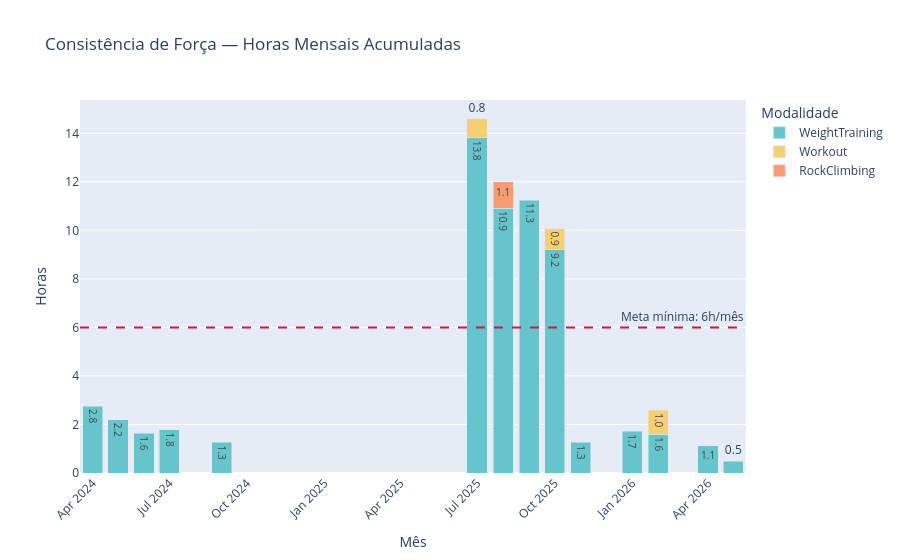

The code cell stored with this chart in its notebook:
### Markdown cell above
---
## 🏋️ Pilar 5 — Consistência de Força (Academia / WeightTraining)
> Na musculação não há GPS. A métrica é o **tempo acumulado mensal**. A linha de meta (6h/mês ≈ 3 sessões de 2h) serve como referência de consistência mínima de treino de força para atletas de endurance — abaixo disso há risco de perda muscular.

### Code cell
FORCE_TYPES  = ['WeightTraining', 'Workout', 'Crossfit', 'Yoga', 'Pilates', 'RockClimbing']
META_HORAS   = 6    # meta mensal mínima de horas de força

df_force = df[df['sport_type'].isin(FORCE_TYPES)].copy()

if df_force.empty:
    print('⚠️  Nenhuma atividade de força encontrada.')
else:
    print(f'💪 {len(df_force)} sessões | {df_force["sport_type"].value_counts().to_dict()}')
    print(f'   Total acumulado: {df_force["duration_h"].sum():.1f}h')

    force_m = (
        df_force.groupby(['month_str', 'sport_type'])
        .agg(horas=('duration_h','sum'), sessoes=('id','count'))
        .reset_index()
    )

    # Barras empilhadas: horas mensais por tipo de força
    fig = px.bar(
        force_m, x='month_str', y='horas', color='sport_type', barmode='stack',
        title='Consistência de Força — Horas Mensais Acumuladas',
        labels={'month_str':'Mês','horas':'Horas','sport_type':'Modalidade'},
        color_discrete_sequence=px.colors.qualitative.Pastel,
        text_auto='.1f'
    )
    fig.add_hline(
        y=META_HORAS, line_dash='dash', line_color='crimson',
        annotation_text=f'Meta mínima: {META_HORAS}h/mês',
        annotation_position='top right'
    )
    fig.update_layout(xaxis_tickangle=-45)
    fig.show()

    # Resumo de consistência
    mensal = df_force.groupby('month_str')['duration_h'].sum()
    pct_ok = (mensal >= META_HORAS).mean() * 100
    print(f'\n📊 {pct_ok:.0f}% dos meses atingiram ≥ {META_HORAS}h de força')
    print(f'   Média mensal: {mensal.mean():.1f}h | Máximo: {mensal.max():.1f}h | Mínimo: {mensal.min():.1f}h')

    # Tendência: média móvel de 3 meses
    mensal_df = mensal.reset_index()
    mensal_df.columns = ['month_str', 'horas']
    mensal_df['media_3m'] = mensal_df['horas'].rolling(3, min_periods=1).mean()

    fig2 = go.Figure()
    fig2.add_trace(go.Bar(
        x=mensal_df['month_str'], y=mensal_df['horas'],
        name='Horas/mês', marker_color='#CE93D8', opacity=0.7
    ))
    fig2.add_trace(go.Scatter(
        x=mensal_df['month_str'], y=mensal_df['media_3m'],
        name='Média móvel 3 meses', mode='lines',
        line=dict(color='#7B1FA2', width=2.5, dash='dot')
    ))
    fig2.add_hline(y=META_HORAS, line_dash='dash', line_color='crimson',
                   annotation_text=f'Meta: {META_HORAS}h')
    fig2.update_layout(
        title='Tendência de Consistência de Força (Média Móvel 3 Meses)',
        xaxis_title='Mês', yaxis_title='Horas', xaxis_tickangle=-45
    )
    fig2.show()

### Figure 1 — Plotly figure (JSON) as saved in the notebook; plotly's stock layout.template omitted (floating-point values rounded to 4 significant figures)
{"data": [{"alignmentgroup": "True", "hovertemplate": "Modalidade=WeightTraining<br>Mês=%{x}<br>Horas=%{y}<extra></extra>", "legendgroup": "WeightTraining", "marker": {"color": "rgb(102, 197, 204)", "pattern": {"shape": ""}}, "name": "WeightTraining", "offsetgroup": "WeightTraining", "orientation": "v", "showlegend": true, "textposition": "auto", "texttemplate": "%{y:.1f}", "type": "bar", "x": ["2024-04", "2024-05", "2024-06", "2024-07", "2024-09", "2025-07", "2025-08", "2025-09", "2025-10", "2025-11", "2026-01", "2026-02", "2026-04", "2026-05"], "xaxis": "x", "y": [2.76, 2.199, 1.636, 1.79, 1.259, 13.82, 10.92, 11.25, 9.195, 1.269, 1.723, 1.605, 1.133, 0.4775], "yaxis": "y"}, {"alignmentgroup": "True", "hovertemplate": "Modalidade=Workout<br>Mês=%{x}<br>Horas=%{y}<extra></extra>", "legendgroup": "Workout", "marker": {"color": "rgb(246, 207, 113)", "pattern": {"shape": ""}}, "name": "Workout", "offsetgroup": "Workout", "orientation": "v", "showlegend": true, "textposition": "auto", "texttemplate": "%{y:.1f}", "type": "bar", "x": ["2025-07", "2025-10", "2026-02"], "xaxis": "x", "y": [0.7839, 0.8825, 0.9836], "yaxis": "y"}, {"alignmentgroup": "True", "hovertemplate": "Modalidade=RockClimbing<br>Mês=%{x}<br>Horas=%{y}<extra></extra>", "legendgroup": "RockClimbing", "marker": {"color": "rgb(248, 156, 116)", "pattern": {"shape": ""}}, "name": "RockClimbing", "offsetgroup": "RockClimbing", "orientation": "v", "showlegend": true, "textposition": "auto", "texttemplate": "%{y:.1f}", "type": "bar", "x": ["2025-08"], "xaxis": "x", "y": [1.08], "yaxis": "y"}], "layout": {"annotations": [{"showarrow": false, "text": "Meta mínima: 6h/mês", "x": 1, "xanchor": "right", "xref": "x domain", "y": 6, "yanchor": "bottom", "yref": "y"}], "barmode": "stack", "legend": {"title": {"text": "Modalidade"}, "tracegroupgap": 0}, "shapes": [{"line": {"color": "crimson", "dash": "dash"}, "type": "line", "x0": 0, "x1": 1, "xref": "x domain", "y0": 6, "y1": 6, "yref": "y"}], "title": {"text": "Consistência de Força — Horas Mensais Acumuladas"}, "xaxis": {"anchor": "y", "domain": [0, 1], "tickangle": -45, "title": {"text": "Mês"}}, "yaxis": {"anchor": "x", "domain": [0, 1], "title": {"text": "Horas"}}}}
